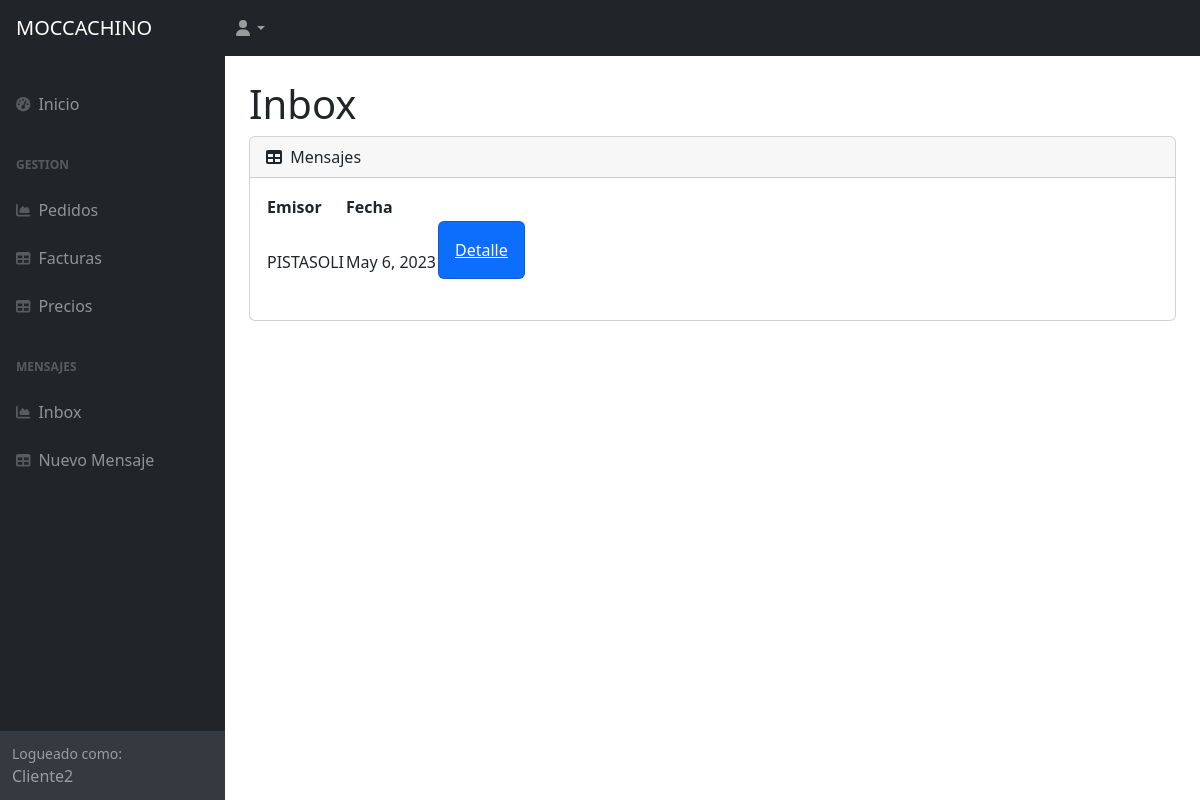
Before: /AppClientes/inbox/ (signed in) with the older database file.
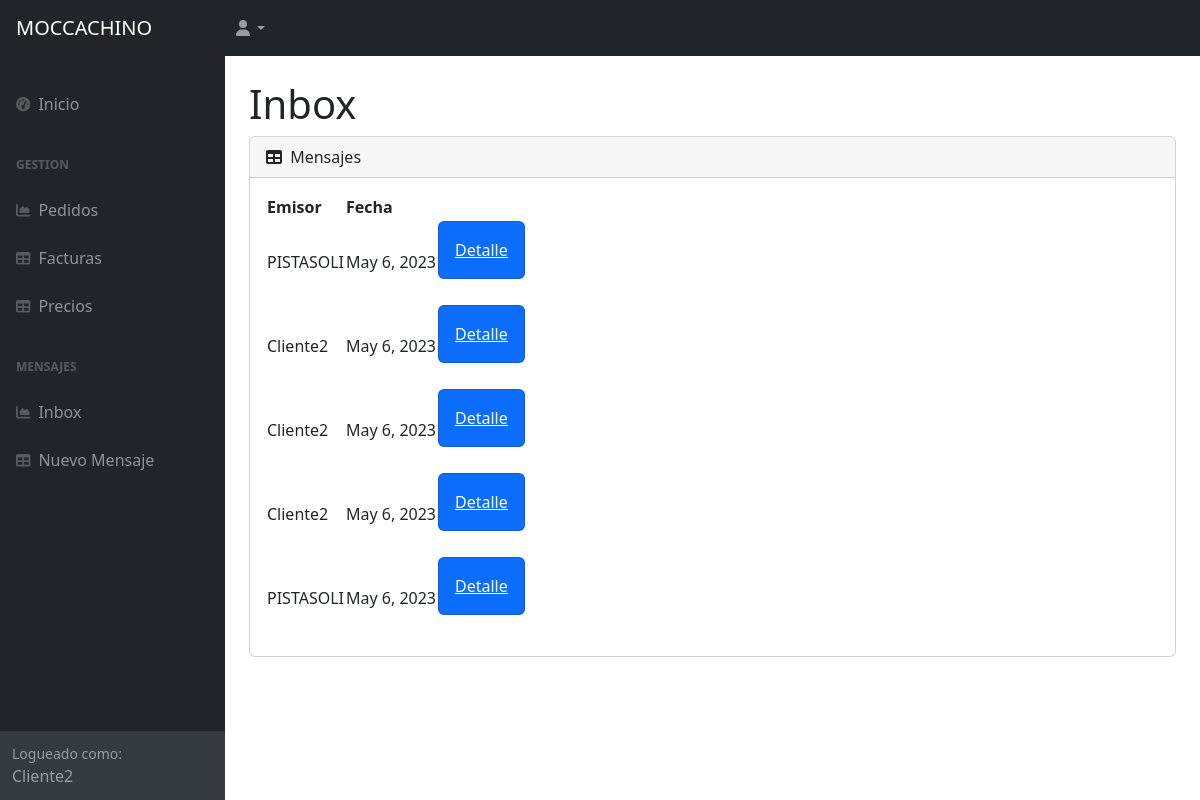
After: the same page with the newer database file.
### AppClientes/models.py (models this page shows, shortened)
class Mensaje(models.Model):
    emisor=models.ForeignKey(User, on_delete=models.CASCADE)
    receptor=models.CharField(max_length=50)
    texto=models.CharField(max_length=500)
    fecha = models.DateField(default=datetime.date.today)

### AppClientes/views.py (the view)
# urls.py: path('inbox/', verInbox.as_view(), name="inbox"),
class verInbox(LoginRequiredMixin, ListView):
    model=Mensaje
    template_name="AppClientes/inbox.html"

### AppClientes/templates/AppClientes/inbox.html
{% extends 'AppClientes/padre.html' %}
{% load static %}
{% block contenido %}
<div id="layoutSidenav_content">
    <main>
        <div class="container-fluid px-4">
            <h1 class="mt-4">Inbox</h1>
            <div class="card mb-4">
                <div class="card-header">
                    <i class="fas fa-table me-1"></i>
                    Mensajes
                </div>
                <div class="card-body">
                    <table id="datatablesSimple">
                        <thead>
                            <tr>
                                <th>Emisor</th>
                                <th>Fecha</th>
                            </tr>
                        </thead>
                        <tbody>
                            {% for mensaje in object_list %}
                            <tr>
                                <td>{{ mensaje.emisor }}</td>
                                <td>{{ mensaje.fecha }}</td>
                                <td><div class="col-xl-auto col-md-1">
                                    <div class="card bg-primary text-white mb-4">
                                        <a class="card-body" href="{% url 'vermensaje' mensaje.id %}">Detalle</a>
                                    </div>
                                </div></td>
                            </tr>
                            {% endfor %}
                        </tbody>
                    </table>
                </div>
            </div>
        </div>
    </main>
    {% endblock %}

Changed rows visible on the page:
added Mensaje: emisor "Cliente2", fecha "May 6, 2023"
added Mensaje: emisor "Cliente2", fecha "May 6, 2023"
added Mensaje: emisor "Cliente2", fecha "May 6, 2023"
added Mensaje: emisor "PISTASOLI", fecha "May 6, 2023"
